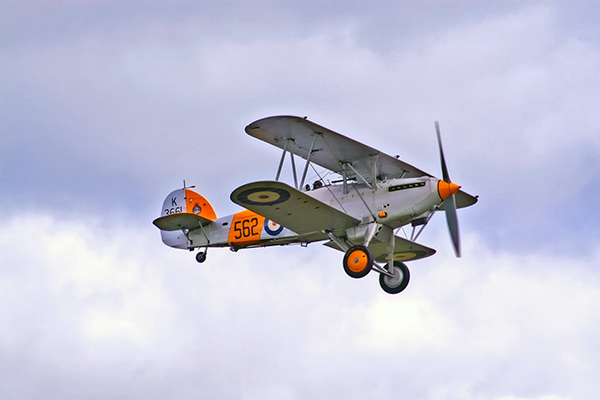
//> input picture HW3/airplane.bmp, 600 x 400 px
$ ./Chapter2   (built with g++ and OpenCV 4)
//> lines starting //> are read from the running program, lines starting //| are printed output that depends on the picture; after the words box and inside, x2 and y2 are one past the last pixel; in counts of white or black regions, pixels touching at a corner belong together
#include <opencv2/imgcodecs.hpp>
#include <opencv2/highgui.hpp>
#include <opencv2/imgproc.hpp>
#include <iostream>


using namespace std;
using namespace cv;
///////////// BASIC FUNCTIONS

void main() {

	string path = "..\\..\\..\\Users\\MSI\\Downloads\\OpenCV source files\\ch04\\utils\\airplane.bmp";
	Mat img = imread(path);
//> img is the input picture: 400 rows x 600 cols, CV_8UC3; mean B, G, R 217.1, 197.6, 196.8
	Mat imgGray, imgBlur, imgCanny, imgDil, imgEro;
	cvtColor(img, imgGray, COLOR_BGR2GRAY);
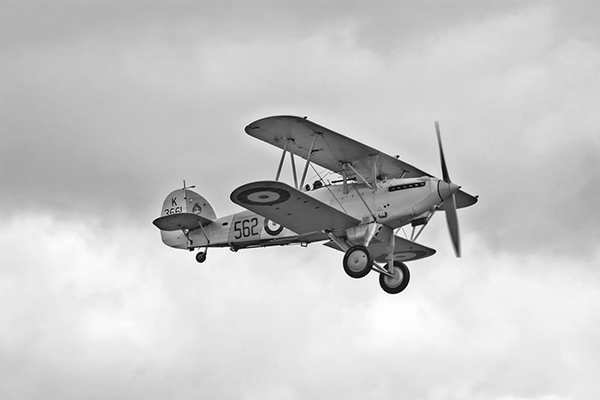
//> imgGray: 400 rows x 600 cols, CV_8UC1; min 0, max 255, mean 199.6
	GaussianBlur(img, imgBlur, Size(7,7), 5,0);//size of the kernel / sigma x sigma y
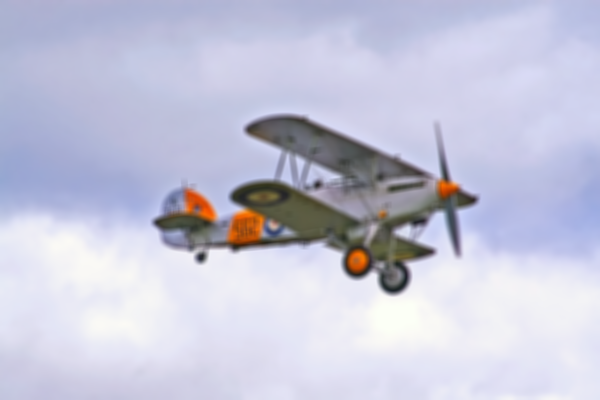
//> imgBlur: 400 rows x 600 cols, CV_8UC3; mean B, G, R 217.1, 197.6, 196.8
	Canny(imgBlur, imgCanny, 50, 150);//threshold 1 threshhold 2
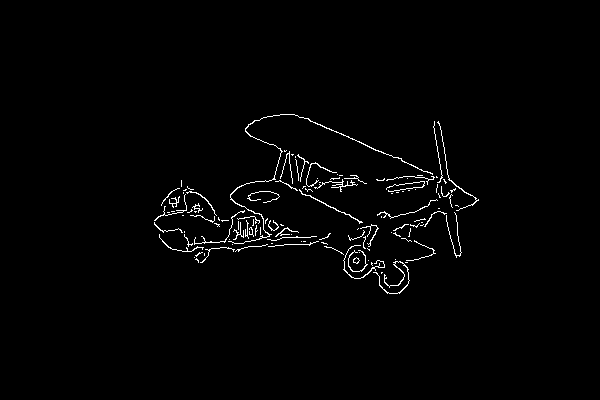
//> imgCanny: 400 rows x 600 cols, CV_8UC1; 1.5% white in thin lines or dots, all inside (x1, y1, x2, y2) = (154, 114, 479, 294)
	Mat kernel = getStructuringElement(MORPH_RECT, Size(5, 5));//define the shape, define the size
	dilate(imgCanny, imgDil, kernel);
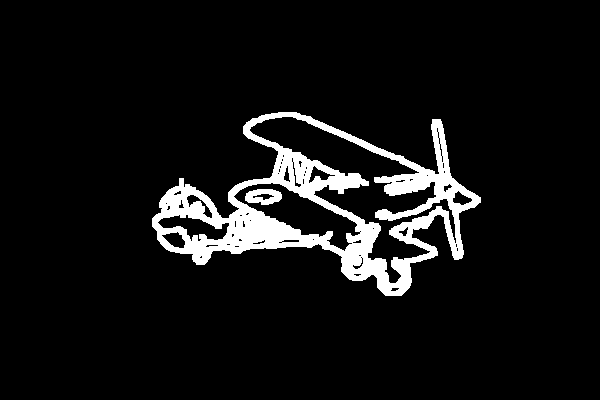
//> imgDil: 400 rows x 600 cols, CV_8UC1; 7.4% white; 2 white regions, box (x1, y1, x2, y2) and area: (152, 112, 481, 296) 17345, (245, 189, 282, 205) 406
	erode(imgDil, imgEro, kernel);
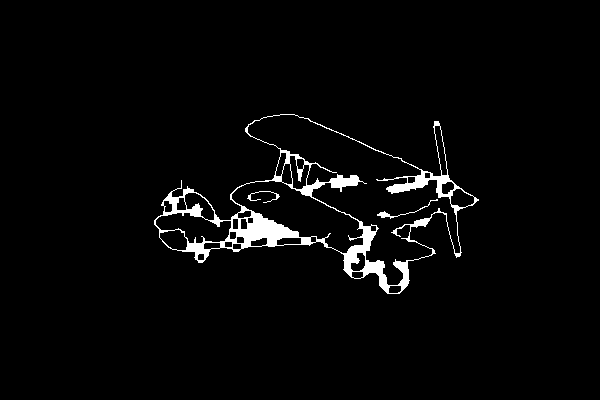
//> imgEro: 400 rows x 600 cols, CV_8UC1; 2.9% white; 3 white regions, box (x1, y1, x2, y2) and area: (154, 114, 479, 294) 6850, (377, 199, 438, 219) 117, (247, 191, 280, 203) 82

	imshow("Image", img);
	imshow("ImageG", imgGray);
	imshow("ImageB", imgBlur);
	imshow("ImageCANNY", imgCanny);
	imshow("ImageDilate", imgDil);
	imshow("ImageEro", imgEro);

	waitKey(0);
}

$ run again, with HW3/field.bmp copied over HW3/airplane.bmp
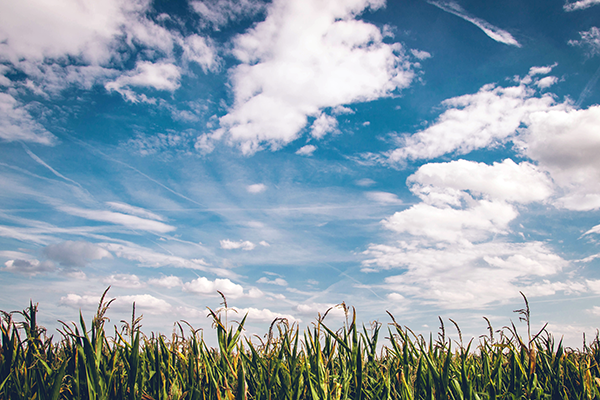
//> input picture HW3/field.bmp, 600 x 400 px
//> img is the input picture: 400 rows x 600 cols, CV_8UC3; mean B, G, R 173.2, 160.3, 141.8
//> `Canny(imgBlur, imgCanny, 50, 150);`:
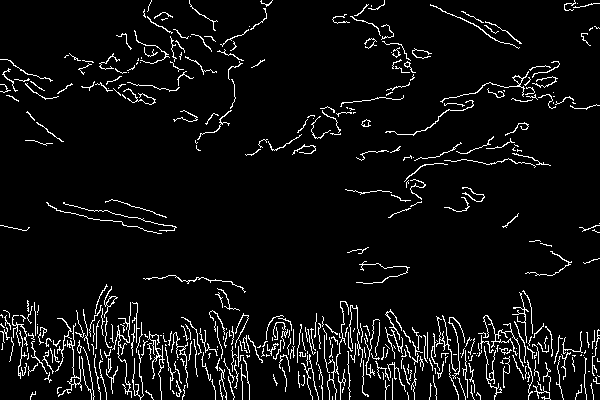
//> imgCanny: 400 rows x 600 cols, CV_8UC1; 5.9% white in thin lines or dots
//> imgDil: 400 rows x 600 cols, CV_8UC1; 28.2% white; 31 white regions, largest, box (x1, y1, x2, y2) and area: (0, 282, 600, 400) 38289, (79, 0, 275, 153) 6324, (243, 0, 434, 158) 4425
//> `erode(imgDil, imgEro, kernel);`:
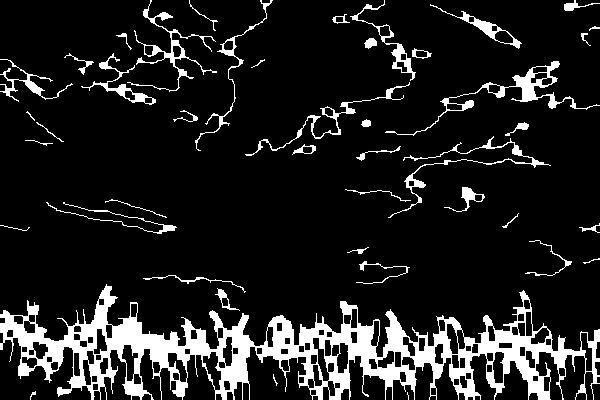
//> imgEro: 400 rows x 600 cols, CV_8UC1; 12.6% white; 44 white regions (3 under 20 px), largest, box (x1, y1, x2, y2) and area: (0, 284, 600, 400) 21419, (385, 61, 600, 136) 1352, (127, 0, 217, 92) 905
